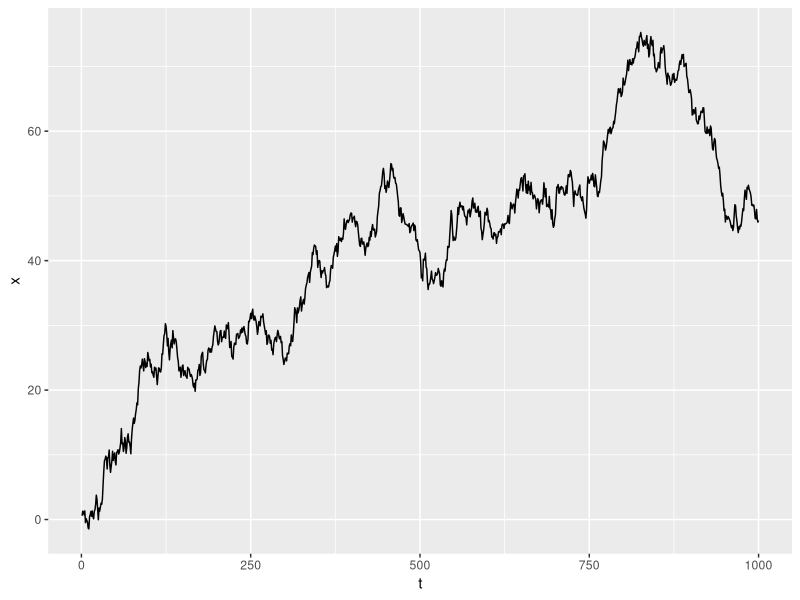

Reproduce this figure in R.
# ---- libraries ----
library(ggplot2)
library(tidyverse)
library(dplyr)

# ---- A first random walk simulation ----

# set simulation seed
set.seed(12345)

# set lenght of the series
N = 1000

# create a random serie
x <- e <- rnorm(n = N)

# generate random walk
for (t in 2:N){
  x[t] <- x[t-1] + e[t]
}

tserie <- data.frame(x,
                     t = 1:1000)

# plot random walk
ggplot(data = tserie,
       aes(x = t,
           y = x)) +
  geom_line()

# ---- function for several random walks ----


rw <- function(n = 1000, repetitions = 3){
  
  if(repetitions == 0){
    print("why do you want to plot 0 random walks?")
  }
  else{
    repetitions <- round(repetitions)
    if(repetitions < 0){
      print("Please enter a positive integer")
    }
    else{
  
      # this function creates a number of random walks of length n
      
      tseries = NULL
    
      # let's create a random serie
      for(i in 1:repetitions){
        x <- e <- rnorm(n)
        
        # generate random walks
        for(t in 2:n){
          x[t] <- x[t - 1] + e[t]
        }
        
        x <- as.data.frame(x)
        
        tseries <- bind_cols(tseries, x)
        
      }
      
      # name the series
      colnames(tseries) <- sprintf("S%s", seq(1:repetitions))
      
      # create a time variable
      tseries$t <- 1:n
      
      # create the plot background
      
      if(repetitions > 1){
        p <- p <- ggplot(data = tseries,
                         aes(x = t)) +
          theme_classic() +
          theme(
            
            panel.grid.major.y = element_line(color = "black",
                                              linetype = "dotted",
                                              size = 0.1),
            panel.grid.minor.y = element_line(color = "black",
                                              linetype = "dotted"),
            plot.title = element_text(hjust = 0.5)
          ) +
          xlab("Time") +
          ylab("Value at time t") +
          labs(title = paste(as.character(repetitions),
                             "random walks generated"))
      
      }
      else{
        p <- p <- ggplot(data = tseries,
                         aes(x = t)) +
          theme_classic() +
          theme(
            
            panel.grid.major.y = element_line(color = "black",
                                              linetype = "dotted",
                                              size = 0.1),
            panel.grid.minor.y = element_line(color = "black",
                                              linetype = "dotted"),
            plot.title = element_text(hjust = 0.5)
          ) +
          xlab("Time") +
          ylab("Value at time t") +
          labs(title = paste(as.character(repetitions),
                             "random walk generated"))    
      }
    
      # add the layers of each random walk
      
      for(i in names(tseries)[-length(tseries)]){
        p <- p +  geom_line(aes_string(y = i,
                                       color = shQuote(rgb(viridis.map[runif(1,1,nrow(viridis.map)),1:3]))),
                            show.legend = F)
      }
      
      return(p)
    }
  }
}